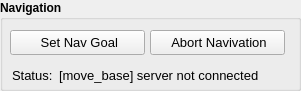
      <widget class="QGroupBox" name="groupBox">
       <property name="geometry">
        <rect>
         <x>4</x>
         <y>140</y>
         <width>301</width>
         <height>91</height>
        </rect>
       </property>
       <property name="sizePolicy">
        <sizepolicy hsizetype="Expanding" vsizetype="Expanding">
         <horstretch>0</horstretch>
         <verstretch>0</verstretch>
        </sizepolicy>
       </property>
       <property name="minimumSize">
        <size>
         <width>0</width>
         <height>91</height>
        </size>
       </property>
       <property name="maximumSize">
        <size>
         <width>9999</width>
         <height>9999</height>
        </size>
       </property>
       <property name="font">
        <font>
         <weight>75</weight>
         <bold>true</bold>
        </font>
       </property>
       <property name="title">
        <string>Navigation</string>
       </property>
       <widget class="QPushButton" name="pushButtonNavSetGoal">
        <property name="geometry">
         <rect>
          <x>10</x>
          <y>30</y>
          <width>135</width>
          <height>25</height>
         </rect>
        </property>
        <property name="sizePolicy">
         <sizepolicy hsizetype="Expanding" vsizetype="Fixed">
          <horstretch>0</horstretch>
          <verstretch>0</verstretch>
         </sizepolicy>
        </property>
        <property name="minimumSize">
         <size>
          <width>135</width>
          <height>0</height>
         </size>
        </property>
        <property name="maximumSize">
         <size>
          <width>150</width>
          <height>16777215</height>
         </size>
        </property>
        <property name="font">
         <font>
          <pointsize>10</pointsize>
          <weight>50</weight>
          <bold>false</bold>
         </font>
        </property>
        <property name="toolTip">
         <string>&lt;html&gt;&lt;head/&gt;&lt;body&gt;&lt;p&gt;Set a single navigation goal&lt;/p&gt;&lt;/body&gt;&lt;/html&gt;</string>
        </property>
        <property name="text">
         <string>   Set Nav Goal  </string>
        </property>
        <property name="icon">
         <iconset resource="../../mapviz/src/resources/icons.qrc">
          <normaloff>:/images/green_arrow.png</normaloff>:/images/green_arrow.png</iconset>
        </property>
        <property name="checkable">
         <bool>true</bool>
        </property>
       </widget>
       <widget class="QPushButton" name="pushButtonNavAbort">
        <property name="geometry">
         <rect>
          <x>150</x>
          <y>30</y>
          <width>135</width>
          <height>25</height>
         </rect>
        </property>
        <property name="sizePolicy">
         <sizepolicy hsizetype="Expanding" vsizetype="Fixed">
          <horstretch>0</horstretch>
          <verstretch>0</verstretch>
         </sizepolicy>
        </property>
        <property name="minimumSize">
         <size>
          <width>135</width>
          <height>0</height>
         </size>
        </property>
        <property name="maximumSize">
         <size>
          <width>150</width>
          <height>16777215</height>
         </size>
        </property>
        <property name="font">
         <font>
          <pointsize>10</pointsize>
          <weight>50</weight>
          <bold>false</bold>
         </font>
        </property>
        <property name="toolTip">
         <string>&lt;html&gt;&lt;head/&gt;&lt;body&gt;&lt;p&gt;Abort the current navigation goal&lt;/p&gt;&lt;/body&gt;&lt;/html&gt;</string>
        </property>
        <property name="text">
         <string> Abort Navivation</string>
        </property>
        <property name="icon">
         <iconset resource="../../mapviz/src/resources/icons.qrc">
          <normaloff>:/images/remove-icon-th.png</normaloff>:/images/remove-icon-th.png</iconset>
        </property>
        <property name="checkable">
         <bool>false</bool>
        </property>
       </widget>
       <widget class="QWidget" name="layoutWidget">
        <property name="geometry">
         <rect>
          <x>0</x>
          <y>60</y>
          <width>345</width>
          <height>31</height>
         </rect>
        </property>
        <layout class="QFormLayout" name="formLayout">
         <property name="sizeConstraint">
          <enum>QLayout::SetNoConstraint</enum>
         </property>
         <property name="fieldGrowthPolicy">
          <enum>QFormLayout::AllNonFixedFieldsGrow</enum>
         </property>
         <property name="rowWrapPolicy">
          <enum>QFormLayout::DontWrapRows</enum>
         </property>
         <property name="labelAlignment">
          <set>Qt::AlignLeading|Qt::AlignLeft|Qt::AlignTop</set>
         </property>
         <property name="formAlignment">
          <set>Qt::AlignLeading|Qt::AlignLeft|Qt::AlignTop</set>
         </property>
         <property name="leftMargin">
          <number>12</number>
         </property>
         <property name="topMargin">
          <number>5</number>
         </property>
         <property name="rightMargin">
          <number>10</number>
         </property>
         <property name="bottomMargin">
          <number>5</number>
         </property>
         <item row="0" column="0">
          <widget class="QLabel" name="label_status_nav">
           <property name="maximumSize">
            <size>
             <width>60</width>
             <height>16777215</height>
            </size>
           </property>
           <property name="font">
            <font>
             <pointsize>10</pointsize>
             <weight>50</weight>
             <bold>false</bold>
            </font>
           </property>
           <property name="text">
            <string>Status:</string>
           </property>
          </widget>
         </item>
         <item row="0" column="1">
          <widget class="QLabel" name="status_nav">
           <property name="sizePolicy">
            <sizepolicy hsizetype="MinimumExpanding" vsizetype="Expanding">
             <horstretch>0</horstretch>
             <verstretch>0</verstretch>
            </sizepolicy>
           </property>
           <property name="maximumSize">
            <size>
             <width>500</width>
             <height>16777215</height>
            </size>
           </property>
           <property name="font">
            <font>
             <pointsize>10</pointsize>
             <weight>50</weight>
             <bold>false</bold>
            </font>
           </property>
           <property name="styleSheet">
            <string notr="true"/>
           </property>
           <property name="text">
            <string>[move_base] server not connected</string>
           </property>
           <property name="wordWrap">
            <bool>true</bool>
           </property>
          </widget>
         </item>
        </layout>
       </widget>
      </widget>
